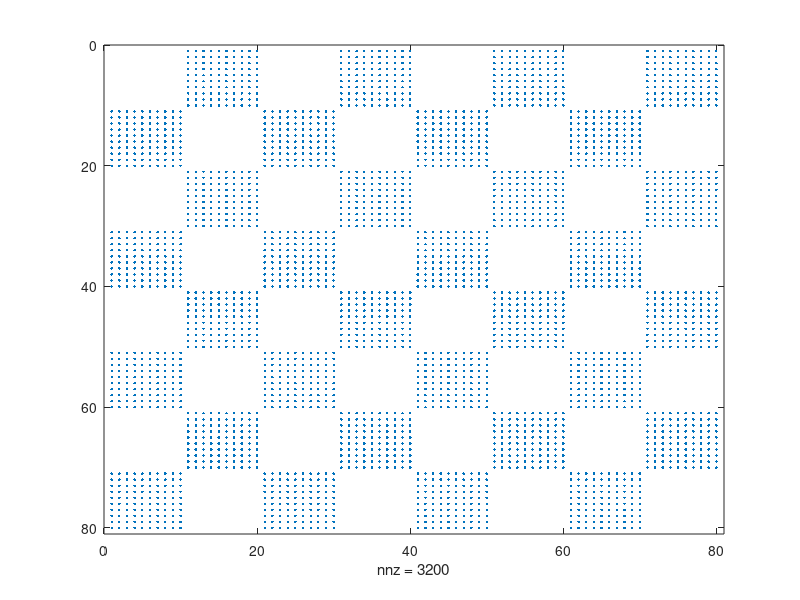

Write MATLAB code to recreate this figure. (Note: this script raises an error after producing the figure.)
%% Checking the checkerboard
A=checkerboard(10)
spy(A)

%%

A=checkerboard2(10)
spy(A)
%%
B=checkerboard(11)
spy(B)

%%
B=checkerboard2(11)
spy(B)
